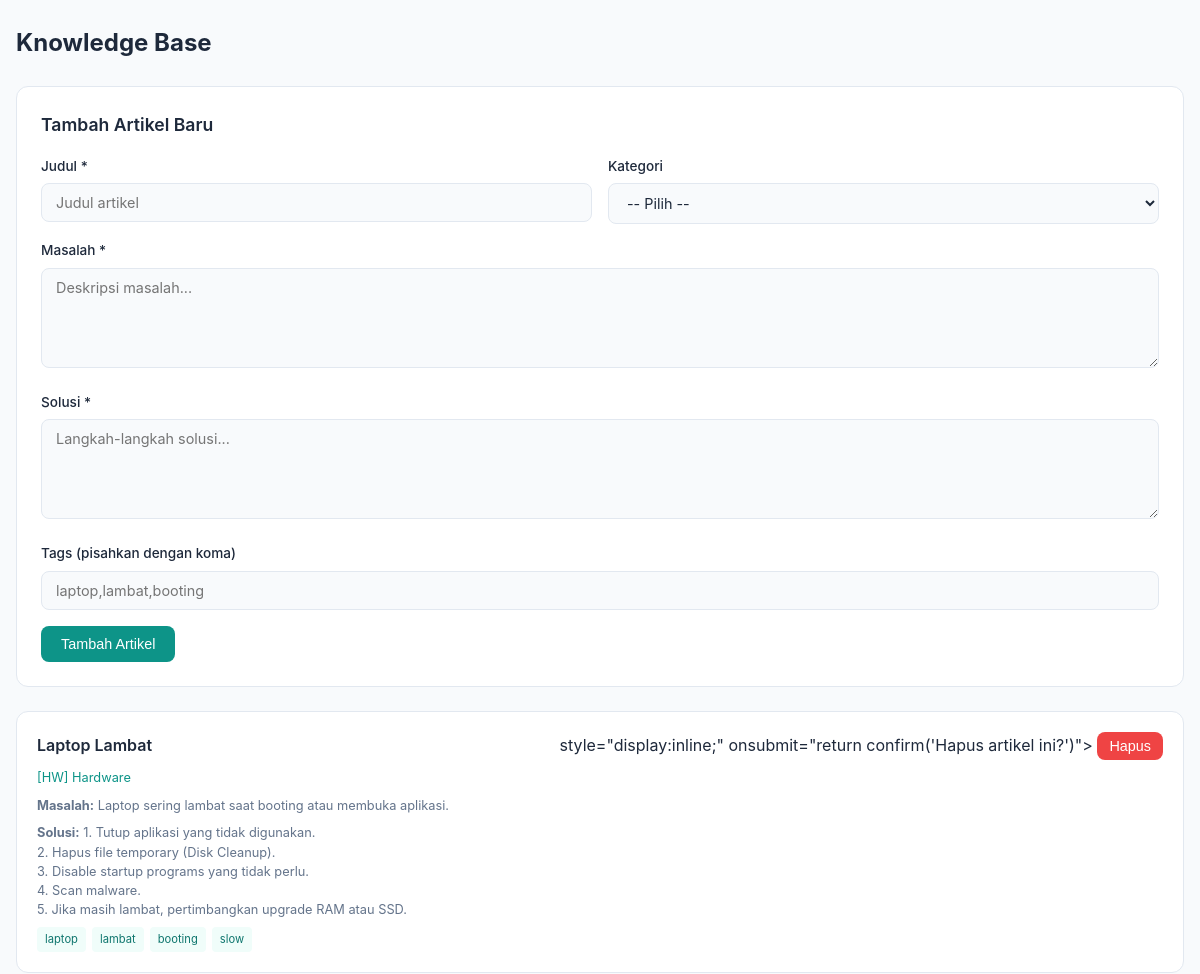
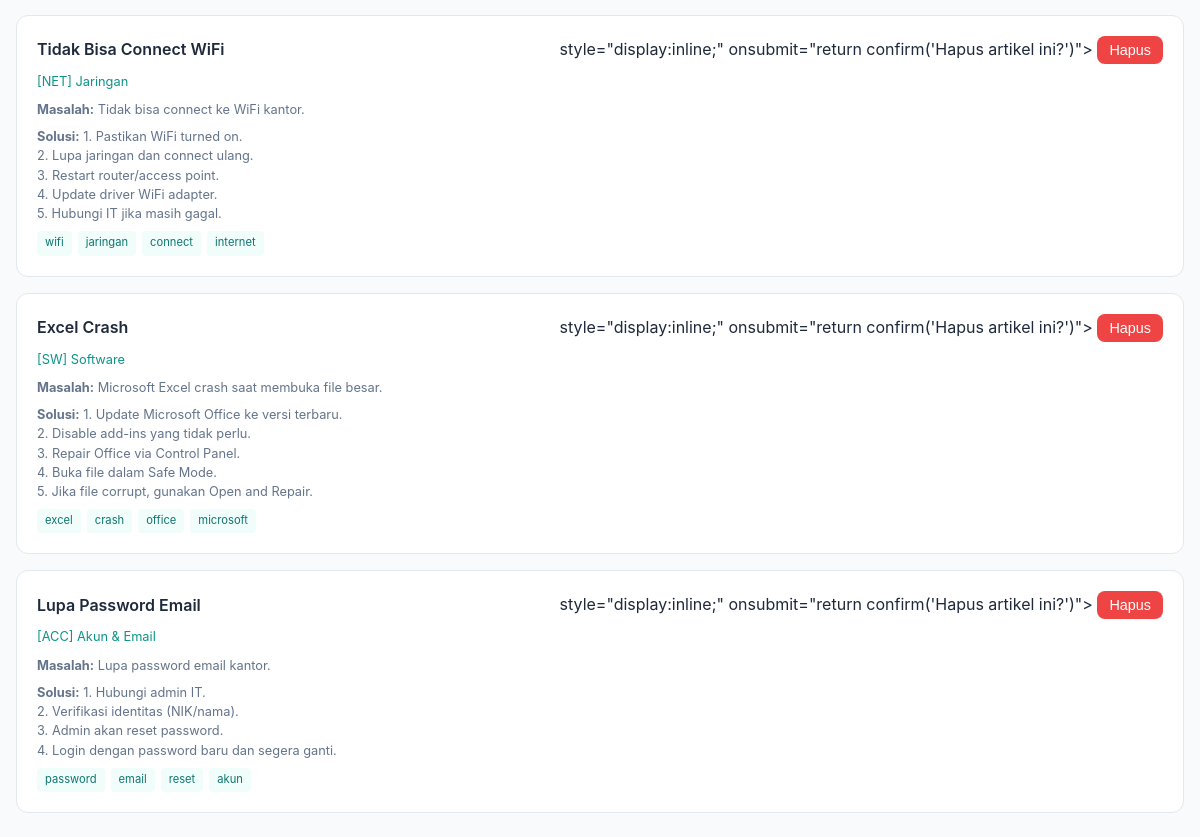
/admin/knowledge (signed in), run on the app's committed database (2 pictures, top to bottom).
### tables this page shows
CREATE TABLE IF NOT EXISTS knowledge_base (
    id INT AUTO_INCREMENT PRIMARY KEY,
    id_category INT DEFAULT NULL,
    judul VARCHAR(255) NOT NULL,
    masalah TEXT NOT NULL,
    solusi TEXT NOT NULL,
    tags VARCHAR(255),
    created_at TIMESTAMP DEFAULT CURRENT_TIMESTAMP,
    updated_at TIMESTAMP DEFAULT CURRENT_TIMESTAMP ON UPDATE CURRENT_TIMESTAMP,
    FOREIGN KEY (id_category) REFERENCES categories(id) ON DELETE SET NULL
);

CREATE TABLE IF NOT EXISTS categories (
    id INT AUTO_INCREMENT PRIMARY KEY,
    nama VARCHAR(100) NOT NULL,
    deskripsi TEXT,
    icon VARCHAR(50) DEFAULT '',
    created_at TIMESTAMP DEFAULT CURRENT_TIMESTAMP
);

### controllers/admin/knowledge/index.php (called while the page is built, shortened)
<?php
$db = App::resolve(Database::class);
$articles = $db->query(
    'SELECT kb.*, c.nama AS kategori_nama, c.icon AS kategori_icon
     FROM knowledge_base kb
     LEFT JOIN categories c ON kb.id_category = c.id
     ORDER BY kb.created_at DESC'
)->getAll();
$categories = $db->query('SELECT * FROM categories ORDER BY nama')->getAll();
view('dashboard_admin/knowledge/index.view.php', [
    'css' => 'dashboard.css',
    'title' => 'Knowledge Base - TiketIT',
    'articles' => $articles,
    'categories' => $categories,
]);

### public/index.php (called while the page is built, shortened)
<?php
require BASE_PATH.'Core/functions.php';
spl_autoload_register(function ($class) {
    $class = str_replace('\\', DIRECTORY_SEPARATOR, $class);
});
require base_path('bootstrap.php');
$router = new \Core\Router();
$uri = parse_url($_SERVER['REQUEST_URI'])['path'];
$method = $_POST['_method'] ?? $_SERVER['REQUEST_METHOD'];
$router->route($uri, $method);

### Core/App.php (called while the page is built, shortened)
<?php
class App
{
    protected static $container;
    public static function setContainer($container)
    {
        static::$container = $container;
    }
    public static function container()
    {
        return static::$container;
    }
    public static function resolve($key)
    {
        return static::container()->resolve($key);
    }
}

### Core/Container.php (called while the page is built, shortened)
<?php
class Container
{
    protected $bindings = [];
    public function bind($key, $resolver)
    {
        $this->bindings[$key] = $resolver;
    }
    public function resolve($key)
    {
        $resolver = $this->bindings[$key];
        return call_user_func($resolver);
    }
}

### config.php (called while the page is built, shortened)
<?php
$config = [
    'database' => [
        'host' => getenv('DB_HOST') ?: 'localhost',
        'port' => getenv('DB_PORT') ?: 3306,
        'dbname' => getenv('DB_NAME') ?: 'tiketit',
        'charset' => 'utf8mb4',
        'username' => getenv('DB_USER') ?: 'root',
        'password' => getenv('DB_PASS') ?: '',
    ],
    'app' => [
        'name' => 'TiketIT',
        'version' => '1.0.0',
        'timezone' => 'Asia/Jakarta',
    ],
];
$local = __DIR__ . '/config.local.php';
return $config;

### bootstrap.php (called while the page is built, shortened)
<?php
$container = new Container();
$container->bind('Core\Database', function () {
    $config = require base_path('config.php');
    return new Database(
        $config['database'],
        $config['database']['username'] ?? 'root',
        $config['database']['password'] ?? ''
    );
});

### Core/Database.php (called while the page is built, shortened)
<?php
class Database
{
    public $connection;
    public $statement;
    public function __construct($config, $username = 'root', $password = '')
    {
        $dsn = 'mysql:' . http_build_query($config, '', ';');
        $this->connection = new PDO($dsn, $username, $password, [
           PDO::ATTR_DEFAULT_FETCH_MODE => PDO::FETCH_ASSOC
        ]);
    }
    public function query($query, $params = [])
    {
        $this->statement = $this->connection->prepare($query);
        $this->statement->execute($params);
        return $this;
    }
    public function getAll()
    {
        return $this->statement->fetchAll();
    }
}

### Core/Auth.php (called while the page is built, shortened)
<?php
class Auth
{
    public static function generateCsrfToken()
    {
        return $_SESSION['csrf_token'];
    }
}

### views/dashboard_admin/knowledge/index.view.php (the view, shortened to what this page needs)
<?php require base_path('views/partials/head.php') ?>
<div class="dashboard-container">
    <div class="page-header">
        <h1>Knowledge Base</h1>
    </div>
    <div class="form-card mb-6">
        <h3>Tambah Artikel Baru</h3>
        <form action="/admin/knowledge/store" method="POST">
            <div class="form-row">
                <div class="form-group">
                    <label for="judul">Judul *</label>
                    <input type="text" id="judul" name="judul" required placeholder="Judul artikel">
                </div>
                <div class="form-group">
                    <label for="id_category">Kategori</label>
                    <select id="id_category" name="id_category">
                        <option value="">-- Pilih --</option>
                    </select>
                </div>
            </div>
            <div class="form-group">
                <label for="masalah">Masalah *</label>
                <textarea id="masalah" name="masalah" rows="3" required placeholder="Deskripsi masalah..."></textarea>
            </div>
            <div class="form-group">
                <label for="solusi">Solusi *</label>
                <textarea id="solusi" name="solusi" rows="4" required placeholder="Langkah-langkah solusi..."></textarea>
            </div>
            <div class="form-group">
                <label for="tags">Tags (pisahkan dengan koma)</label>
                <input type="text" id="tags" name="tags" placeholder="laptop,lambat,booting">
            </div>
            <button type="submit" class="btn-primary">Tambah Artikel</button>
        </form>
    </div>
    <?php if (empty($articles)): ?>
        <div class="empty-state">
            <div class="empty-icon"></div>
            <p>Belum ada artikel.</p>
        </div>
    <?php else: ?>
        <div class="kb-admin-list">
            <?php foreach ($articles as $article): ?>
            <div class="kb-admin-card">
                <div class="kb-admin-header">
                    <h3><?= htmlspecialchars($article['judul']) ?></h3>
                    <form action="/admin/knowledge/delete" method="POST"
                        <?= csrf_field() ?> style="display:inline;" onsubmit="return confirm('Hapus artikel ini?')">
                        <button type="submit" class="btn-danger btn-sm">Hapus</button>
                    </form>
                </div>
                <p class="kb-cat"><?= $article['kategori_icon'] ?? '' ?> <?= htmlspecialchars($article['kategori_nama'] ?? 'Umum') ?></p>
                <p class="kb-masalah"><strong>Masalah:</strong> <?= nl2br(htmlspecialchars($article['masalah'])) ?></p>
                <p class="kb-solusi"><strong>Solusi:</strong> <?= nl2br(htmlspecialchars($article['solusi'])) ?></p>
                <?php if ($article['tags']): ?>
                <div class="kb-tags">
                    <?php foreach (explode(',', $article['tags']) as $tag): ?>
                        <span class="tag"><?= htmlspecialchars(trim($tag)) ?></span>
                    <?php endforeach; ?>
                </div>
                <?php endif; ?>
            </div>
            <?php endforeach; ?>
        </div>
    <?php endif; ?>
</div>
<?php require base_path('views/partials/foot.php') ?>

### Core/Router.php (shortened to what this page needs)
<?php
class Router
{
    protected $routes = [];
    public function add($method, $uri, $controller)
    {
        $this->routes[] = [
            'uri' => $uri,
            'controller' => $controller,
            'method' => $method
        ];
    }
    public function route($uri, $method)
    {
        foreach ($this->routes as $route) {
            if ($route['uri'] === $uri && $route['method'] === strtoupper($method)) {
                return require base_path($route['controller']);
            }
        }
    }
}

### public/css/dashboard.css (style rules this page uses)
:root { --primary: #0d9488; --primary-light: #14b8a6; --primary-dark: #0f766e; --primary-50: #f0fdfa; --primary-100: #ccfbf1; --bg: #f8fafc; --bg-card: #ffffff; --bg-sidebar: #0f766e; --text: #1e293b; --text-muted: #64748b; --border: #e2e8f0; --success: #22c55e; --warning: #f59e0b; --danger: #ef4444; --info: #3b82f6; --shadow: 0 1px 3px rgba(0,0,0,0.1); }
* { box-sizing: border-box; margin: 0; padding: 0; }
body { font-family: 'Inter', 'Segoe UI', system-ui, sans-serif; background: var(--bg); color: var(--text); line-height: 1.6; }
.dashboard-container { max-width: 1200px; margin: 0 auto; padding: 1.5rem 1rem; }
.page-header { display: flex; align-items: center; justify-content: space-between; margin-bottom: 1.5rem; flex-wrap: wrap; gap: 1rem; }
.page-header h1 { font-size: 1.5rem; font-weight: 700; color: var(--text); }
.form-card { background: var(--bg-card); border: 1px solid var(--border); border-radius: 0.75rem; padding: 1.5rem; }
.form-card h3 { font-size: 1.1rem; font-weight: 600; margin-bottom: 1rem; }
.form-group { margin-bottom: 1rem; }
.form-group label { display: block; font-size: 0.85rem; font-weight: 500; margin-bottom: 0.375rem; color: var(--text); }
.form-group input, .form-group select, .form-group textarea { width: 100%; padding: 0.625rem 0.875rem; border: 1px solid var(--border); border-radius: 0.5rem; font-size: 0.9rem; font-family: inherit; background: var(--bg); color: var(--text); transition: border-color 0.2s; }
.form-group textarea { resize: vertical; min-height: 100px; }
.form-row { display: grid; grid-template-columns: 1fr; gap: 1rem; }
@media (min-width: 640px) { .form-row { grid-template-columns: 1fr 1fr; } }
.btn-primary { padding: 0.625rem 1.25rem; background: var(--primary); color: white; border: none; border-radius: 0.5rem; font-weight: 500; font-size: 0.9rem; cursor: pointer; transition: all 0.2s; text-decoration: none; display: inline-block; }
.btn-sm { padding: 0.375rem 0.75rem; font-size: 0.8rem; border-radius: 0.375rem; }
.btn-danger { background: var(--danger); color: white; border: none; border-radius: 0.5rem; font-weight: 500; font-size: 0.9rem; cursor: pointer; transition: all 0.2s; }
.page-header h1 { font-size: 1.5rem; font-weight: 700; }
.kb-tags { display: flex; flex-wrap: wrap; gap: 0.375rem; margin-top: 0.5rem; }
.kb-tags .tag { padding: 0.2rem 0.5rem; background: var(--primary-50); color: var(--primary-dark); border-radius: 0.25rem; font-size: 0.7rem; }
.kb-admin-list { display: flex; flex-direction: column; gap: 1rem; }
.kb-admin-card { background: var(--bg-card); border: 1px solid var(--border); border-radius: 0.75rem; padding: 1.25rem; }
.kb-admin-header { display: flex; align-items: center; justify-content: space-between; margin-bottom: 0.5rem; }
.kb-admin-header h3 { font-size: 1rem; font-weight: 600; }
.kb-cat { font-size: 0.8rem; color: var(--primary); margin-bottom: 0.5rem; }
.kb-masalah, .kb-solusi { font-size: 0.8rem; color: var(--text-muted); margin-bottom: 0.5rem; line-height: 1.5; }
.tag { padding: 0.2rem 0.5rem; background: var(--primary-50); color: var(--primary-dark); border-radius: 0.25rem; font-size: 0.7rem; }
.mb-6 { margin-bottom: 1.5rem; }

### data on the page
knowledge_base: judul "Laptop Lambat", id_category.icon "[HW]", id_category.nama "Hardware", masalah "Laptop sering lambat saat booting atau membuka aplikasi.", solusi "1. Tutup aplikasi yang tidak digunakan. 2. Hapus file temporary (Disk Cleanup). 3. Disable startup programs yang tidak perlu. 4. Scan malware. 5. Jika masih lambat, pertimbangkan upgrade RAM atau SSD.", tags "laptop", tags "lambat", tags "booting", tags "slow"
knowledge_base: judul "Tidak Bisa Connect WiFi", id_category.icon "[NET]", id_category.nama "Jaringan", masalah "Tidak bisa connect ke WiFi kantor.", solusi "1. Pastikan WiFi turned on. 2. Lupa jaringan dan connect ulang. 3. Restart router/access point. 4. Update driver WiFi adapter. 5. Hubungi IT jika masih gagal.", tags "wifi", tags "jaringan", tags "connect", tags "internet"
knowledge_base: judul "Excel Crash", id_category.icon "[SW]", id_category.nama "Software", masalah "Microsoft Excel crash saat membuka file besar.", solusi "1. Update Microsoft Office ke versi terbaru. 2. Disable add-ins yang tidak perlu. 3. Repair Office via Control Panel. 4. Buka file dalam Safe Mode. 5. Jika file corrupt, gunakan Open and Repair.", tags "excel", tags "crash", tags "office", tags "microsoft"
knowledge_base: judul "Lupa Password Email", id_category.icon "[ACC]", id_category.nama "Akun & Email", masalah "Lupa password email kantor.", solusi "1. Hubungi admin IT. 2. Verifikasi identitas (NIK/nama). 3. Admin akan reset password. 4. Login dengan password baru dan segera ganti.", tags "password", tags "email", tags "reset", tags "akun"
